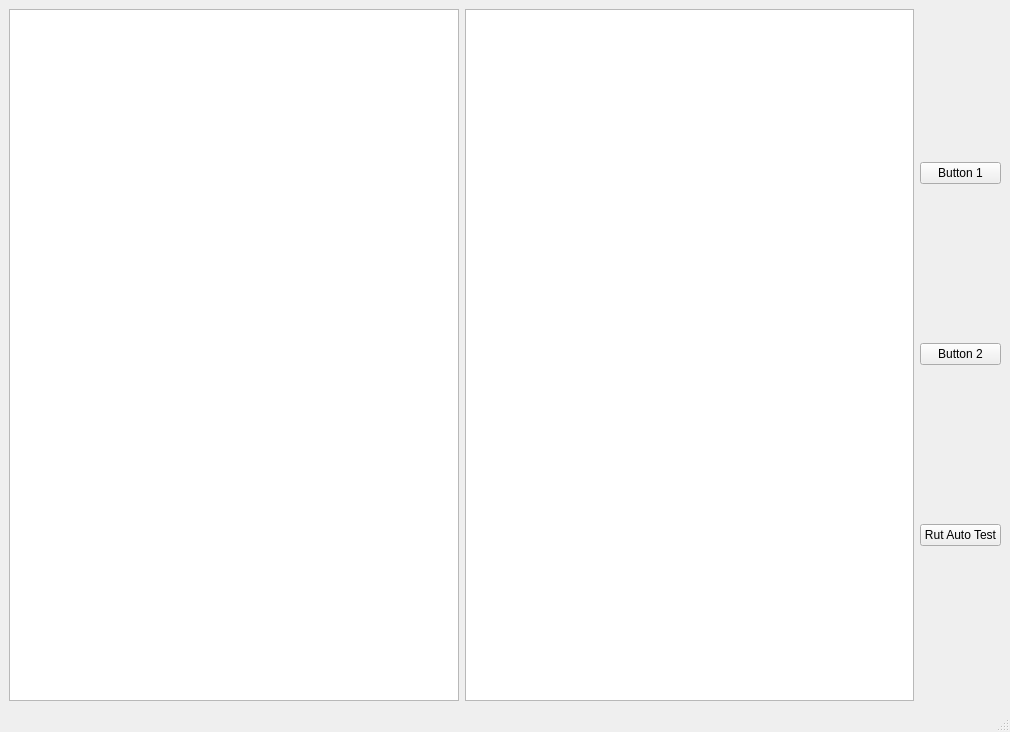
<?xml version="1.0" encoding="UTF-8"?>
<ui version="4.0">
 <class>MainWindow</class>
 <widget class="QMainWindow" name="MainWindow">
  <property name="geometry">
   <rect>
    <x>0</x>
    <y>0</y>
    <width>1010</width>
    <height>732</height>
   </rect>
  </property>
  <property name="windowTitle">
   <string>Statistics</string>
  </property>
  <widget class="QWidget" name="centralwidget">
   <layout class="QHBoxLayout" name="horizontalLayout">
    <item>
     <widget class="QPlainTextEdit" name="input_field"/>
    </item>
    <item>
     <widget class="QTextEdit" name="result_display">
      <property name="font">
       <font>
        <family>Consolas</family>
        <pointsize>7</pointsize>
       </font>
      </property>
     </widget>
    </item>
    <item>
     <layout class="QVBoxLayout" name="buttonLayout">
      <item>
       <widget class="QPushButton" name="pushButton1">
        <property name="text">
         <string>Button 1</string>
        </property>
       </widget>
      </item>
      <item>
       <widget class="QPushButton" name="pushButton2">
        <property name="text">
         <string>Button 2</string>
        </property>
       </widget>
      </item>
      <item>
       <widget class="QPushButton" name="runButton">
        <property name="text">
         <string>Rut Auto Test</string>
        </property>
       </widget>
      </item>
     </layout>
    </item>
   </layout>
  </widget>
  <widget class="QMenuBar" name="menubar">
   <property name="geometry">
    <rect>
     <x>0</x>
     <y>0</y>
     <width>1010</width>
     <height>21</height>
    </rect>
   </property>
  </widget>
  <widget class="QStatusBar" name="statusbar"/>
 </widget>
 <resources/>
 <connections/>
</ui>
